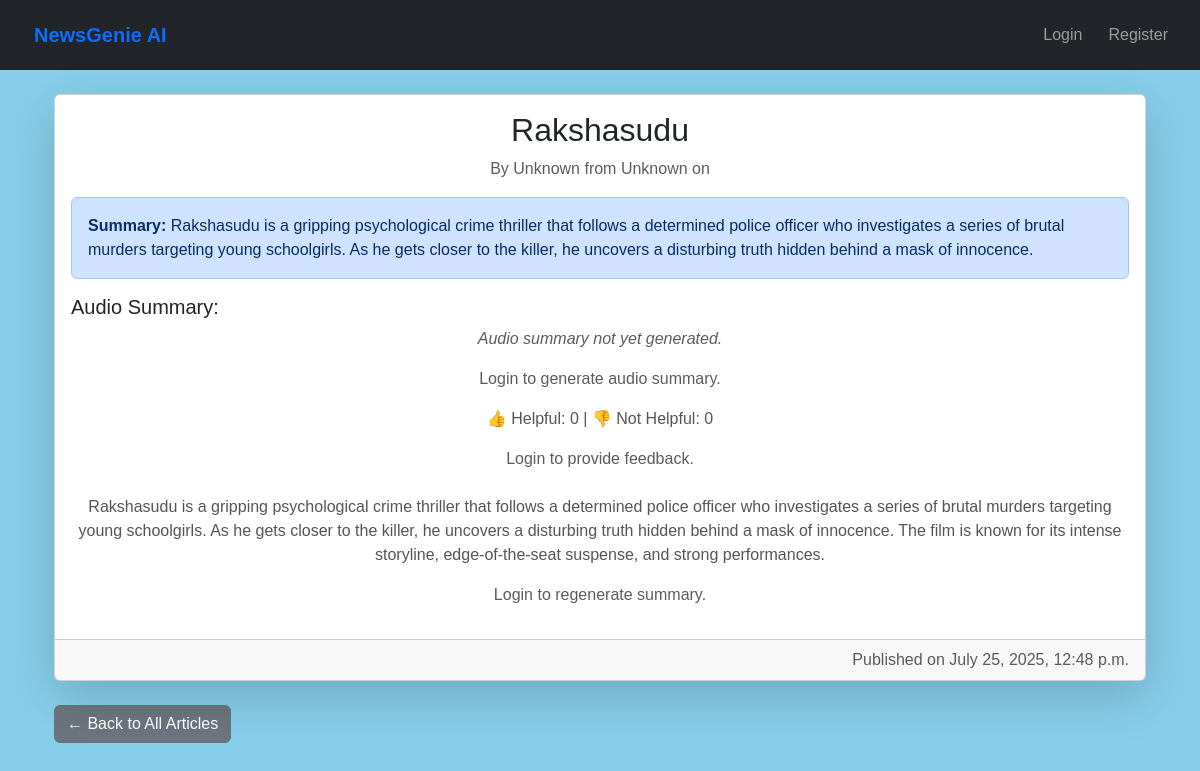
Page /articles/190/ on the earlier database version.
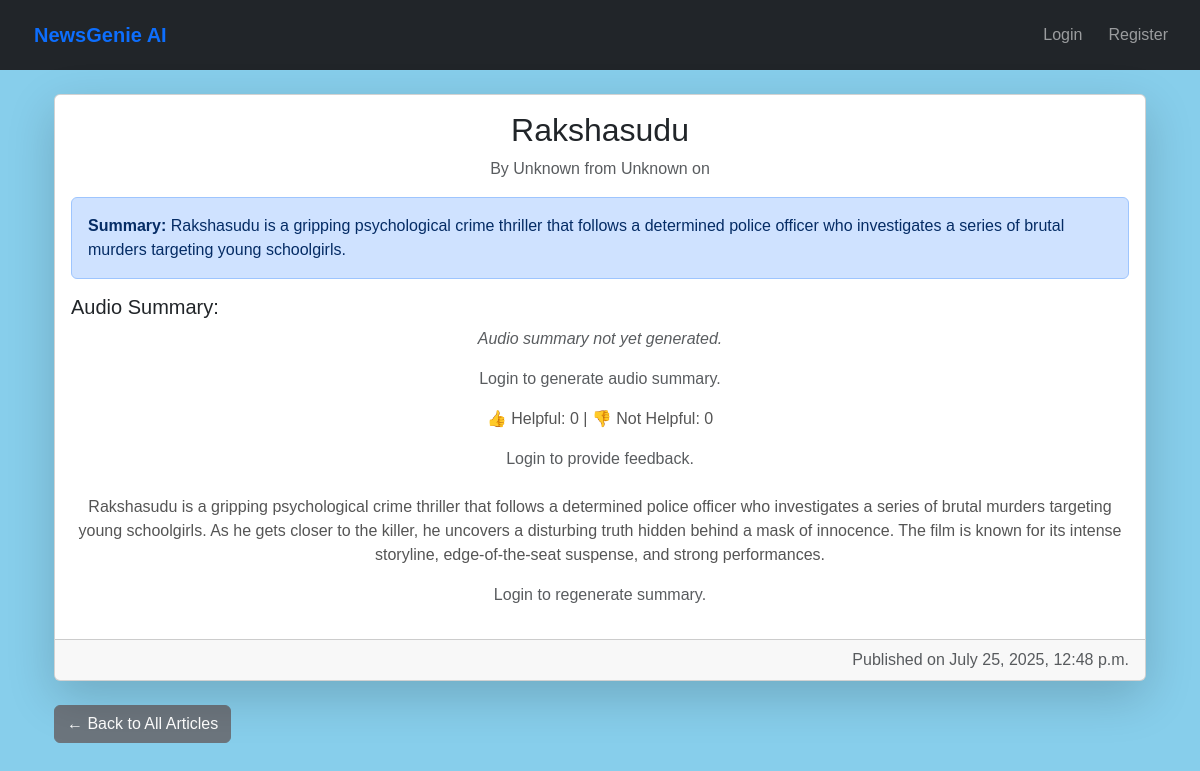
Same page on the later database version.
### news/models.py (models this page shows, shortened)
class Article(models.Model):
    title = models.CharField(max_length=200)
    content = models.TextField()
    summary = models.TextField(blank=True, null=True)
    source_url = models.URLField()
    category = models.ForeignKey(Category, on_delete=models.CASCADE)
    published_date = models.DateTimeField(default=timezone.now)
    link = models.URLField(max_length=500, unique=True, null=True, blank=True)
    publication_date = models.DateTimeField(null=True, blank=True)
    author = models.CharField(max_length=255, default='Unknown')
    source = models.CharField(max_length=100, default='Unknown')
    created_at = models.DateTimeField(auto_now_add=True)
    audio_file = models.FileField(upload_to='audio/', blank=True, null=True)
    approved = models.BooleanField(default=False)
    class Meta:
        ordering = ['-published_date']

### news/views.py (the view)
# urls.py: path('<int:pk>/', ArticleDetailView.as_view(), name='article_detail'),
class ArticleDetailView(DetailView):
    model = Article
    template_name = 'news/article_detail.html'
    context_object_name = 'article'
    def get_object(self, queryset=None):
        obj = super().get_object(queryset)
        if self.request.user.is_authenticated:
            ReadingHistory.objects.get_or_create(user=self.request.user, article=obj)
        return obj
    def get_context_data(self, **kwargs):
        context = super().get_context_data(**kwargs)
        article = self.object
        context['helpful_count'] = SummaryFeedback.objects.filter(article=article, is_helpful=True).count()
        context['not_helpful_count'] = SummaryFeedback.objects.filter(article=article, is_helpful=False).count()
        if self.request.user.is_authenticated:
            feedback = SummaryFeedback.objects.filter(user=self.request.user, article=article).first()
            context['user_feedback'] = feedback.is_helpful if feedback else None
        else:
            context['user_feedback'] = None
        return context

### news/templates/news/article_detail.html (shortened to what the changed rows need)
{% extends 'base.html' %}
{% load static %}
{% get_media_prefix as MEDIA_URL %}
{% block content %}
<div class="container mt-4">
  <div class="card shadow-lg">
    <div class="card-body">
      <h2 class="card-title">{{ article.title }}</h2>
      <p class="text-muted">
        By {{ article.author }} from {{ article.source }} on {{ article.publication_date|date:"F d, Y" }}
      </p>
      {% if article.summary %}
        <div class="alert alert-primary">
          <strong>Summary:</strong> {{ article.summary|linebreaksbr }}
        </div>
        <div id="audioPlayerContainer" class="mt-3">
          <h5>Audio Summary:</h5>
          {% if article.audio_file %}
            <audio id="audioPlayer" controls preload="auto" style="width: 100%;">
              <source src="{{ article.audio_file.url }}" type="audio/mpeg">
              Your browser does not support the audio element.
            </audio>
            <p class="text-muted small mt-1">File: {{ article.audio_file.name }}</p>
            {% if user.is_authenticated %}
              <form id="audioForm">
                {% csrf_token %}
                <button id="generateAudioBtn" class="btn btn-warning mt-2" data-article-id="{{ article.id }}">
                  🔄 Regenerate Audio Summary
                </button>
              </form>
            {% endif %}
          {% else %}
            <p id="audioStatus" class="text-muted"><em>Audio summary not yet generated.</em></p>
            {% if user.is_authenticated %}
              <form id="audioForm">
                {% csrf_token %}
                <button id="generateAudioBtn" class="btn btn-primary mt-2" data-article-id="{{ article.id }}">
                  🎤 Generate Audio Summary
                </button>
              </form>
            {% else %}
              <p class="text-muted">Login to generate audio summary.</p>
            {% endif %}
          {% endif %}
        </div>
        <div class="mt-2 text-muted">
          <p>👍 Helpful: {{ helpful_count }} | 👎 Not Helpful: {{ not_helpful_count }}</p>
        </div>
        {% if user.is_authenticated %}
          <div>
            <small class="text-muted">Was this summary helpful?</small><br>
            <form id="feedback-form" method="post" action="{% url 'submit_summary_feedback' article.id %}">
              {% csrf_token %}
              <input type="hidden" name="is_helpful" id="is-helpful-input" value="">
              <button type="submit" class="btn btn-success" onclick="setFeedbackValue(true)">Yes</button>
              <button type="submit" class="btn btn-danger" onclick="setFeedbackValue(false)">No</button>
            </form>
            <div id="feedback-message" class="text-success mt-2" style="display: none;">Thank you for your feedback!</div>
          </div>
          <script>
            function setFeedbackValue(value) {
              document.getElementById("is-helpful-input").value = value;
            }
            document.addEventListener('DOMContentLoaded', function () {
              document.getElementById("feedback-form").addEventListener("submit", function (e) {
                e.preventDefault();
                const form = e.target;
                const formData = new FormData(form);
                const csrfToken = formData.get("csrfmiddlewaretoken");
                fetch(form.action, {
                  method: "POST",
                  headers: {
                    'X-CSRFToken': csrfToken,
                  },
                  body: formData,
                })
                .then(response => {
                  if (response.ok) {
                    document.getElementById("feedback-message").style.display = "block";
                  }
                })
                .catch(error => {
                  console.error("Error submitting feedback:", error);
                });
              });
            });
          </script>
        {% else %}
          <p class="text-muted mt-2">Login to provide feedback.</p>
        {% endif %}
      {% endif %}
      <p class="card-text mt-4">{{ article.content|linebreaksbr }}</p>
      {% if user.is_authenticated %}
        <form method="post" action="{% url 'generate_summary' article.pk %}">
          {% csrf_token %}
          <label for="num_sentences" class="form-label mt-4">Summary Length (number of sentences):</label>
          <input type="number" name="num_sentences" id="num_sentences" min="1" max="10" value="5" class="form-control w-25 d-inline-block">
          <button class="btn btn-outline-info mt-2" type="submit">Generate Summary</button>
        </form>
      {% else %}
        <p class="text-muted mt-3">Login to regenerate summary.</p>
      {% endif %}
    </div>
    <div class="card-footer text-muted text-end">
      Published on {{ article.published_date|date:"F j, Y, g:i a" }}
    </div>
  </div>
</div>
{% endblock %}

Differences in the rows shown:
changed Article "Rakshasudu": summary "…murders targeting young schoolgirls. As he gets closer to the killer, he uncovers a disturbing truth hidden behind a mask of innocence." → "…murders targeting young schoolgirls."
